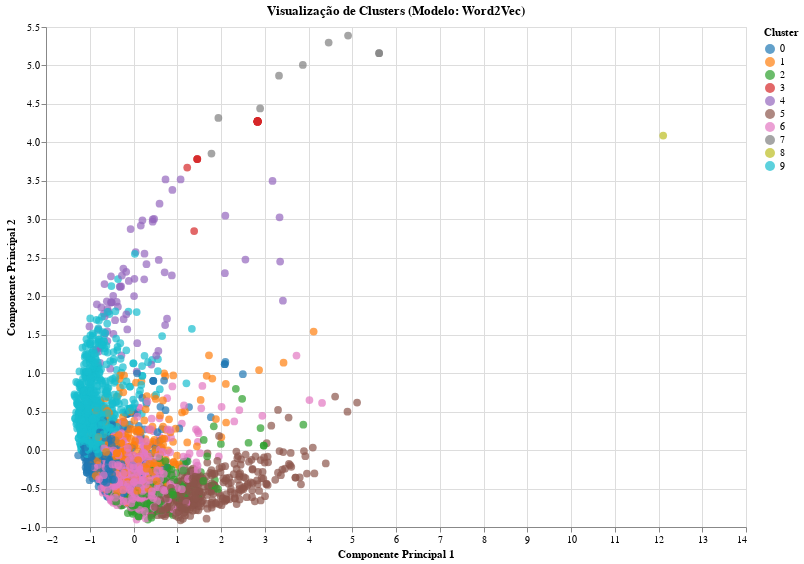

The code cell stored with this chart in its notebook:
### Markdown cell above
### --- Visualização dos Clusters com PCA ---

### Code cell
print("\n--- 4. Visualização dos Clusters em 2D ---")

# Em vez de chamar fit_transform novamente, apenas transformamos os dados com o pipeline já treinado.
# O pipeline cuida de chamar o método .transform correto para cada passo.
X_features = best_pipeline.transform(df['clean_lyrics'])

# Reduz a dimensionalidade para 2D usando PCA.
# Adicionamos uma verificação para evitar o erro com .toarray().
pca = PCA(n_components=2, random_state=42)

# Se X_features for uma matriz esparsa (de TF-IDF, etc.), converta para densa.
# Se já for densa (de Word2Vec), use diretamente.
if hasattr(X_features, "toarray"):
    print("Matriz esparsa detectada. Convertendo para densa antes do PCA.")
    X_pca = pca.fit_transform(X_features.toarray())
else:
    print("Matriz densa (Word2Vec) detectada. Usando diretamente para o PCA.")
    X_pca = pca.fit_transform(X_features)

# Cria um DataFrame para a visualização com Altair (sem alterações aqui)
df_pca = pd.DataFrame({
    'pca1': X_pca[:, 0],
    'pca2': X_pca[:, 1],
    'cluster': df_com_clusters['cluster'],
    'title': df_com_clusters['title'],
    'artist': df_com_clusters['artist']
})

# Cria o gráfico de dispersão
chart = alt.Chart(df_pca).mark_circle(size=60).encode(
    x=alt.X('pca1', title='Componente Principal 1'),
    y=alt.Y('pca2', title='Componente Principal 2'),
    color=alt.Color('cluster:N', title='Cluster', scale=alt.Scale(scheme='category10')),
    tooltip=['title', 'artist', 'cluster']
).properties(
    title=f'Visualização de Clusters (Modelo: {best_vectorizer_name})',
    width=700,
    height=500
).interactive()

# Exibe o gráfico
display(chart)

### Figure 1 — Vega-Lite specification as saved in the notebook (floating-point values rounded to 4 significant figures; data arrays with more than 128 entries replaced by an {"elided": "..."} marker saying what was removed)
{"config": {"view": {"continuousWidth": 300, "continuousHeight": 300}}, "data": {"name": "data-e5834c914a3daf7f15f1761b5eb30777"}, "mark": {"type": "circle", "size": 60}, "encoding": {"color": {"field": "cluster", "scale": {"scheme": "category10"}, "title": "Cluster", "type": "nominal"}, "tooltip": [{"field": "title", "type": "nominal"}, {"field": "artist", "type": "nominal"}, {"field": "cluster", "type": "quantitative"}], "x": {"field": "pca1", "title": "Componente Principal 1", "type": "quantitative"}, "y": {"field": "pca2", "title": "Componente Principal 2", "type": "quantitative"}}, "height": 500, "params": [{"name": "param_2", "select": {"type": "interval", "encodings": ["x", "y"]}, "bind": "scales"}], "title": "Visualização de Clusters (Modelo: Word2Vec)", "width": 700, "$schema": "https://vega.github.io/schema/vega-lite/v5.20.1.json", "datasets": {"data-e5834c914a3daf7f15f1761b5eb30777": {"elided": "2803 records"}}}
